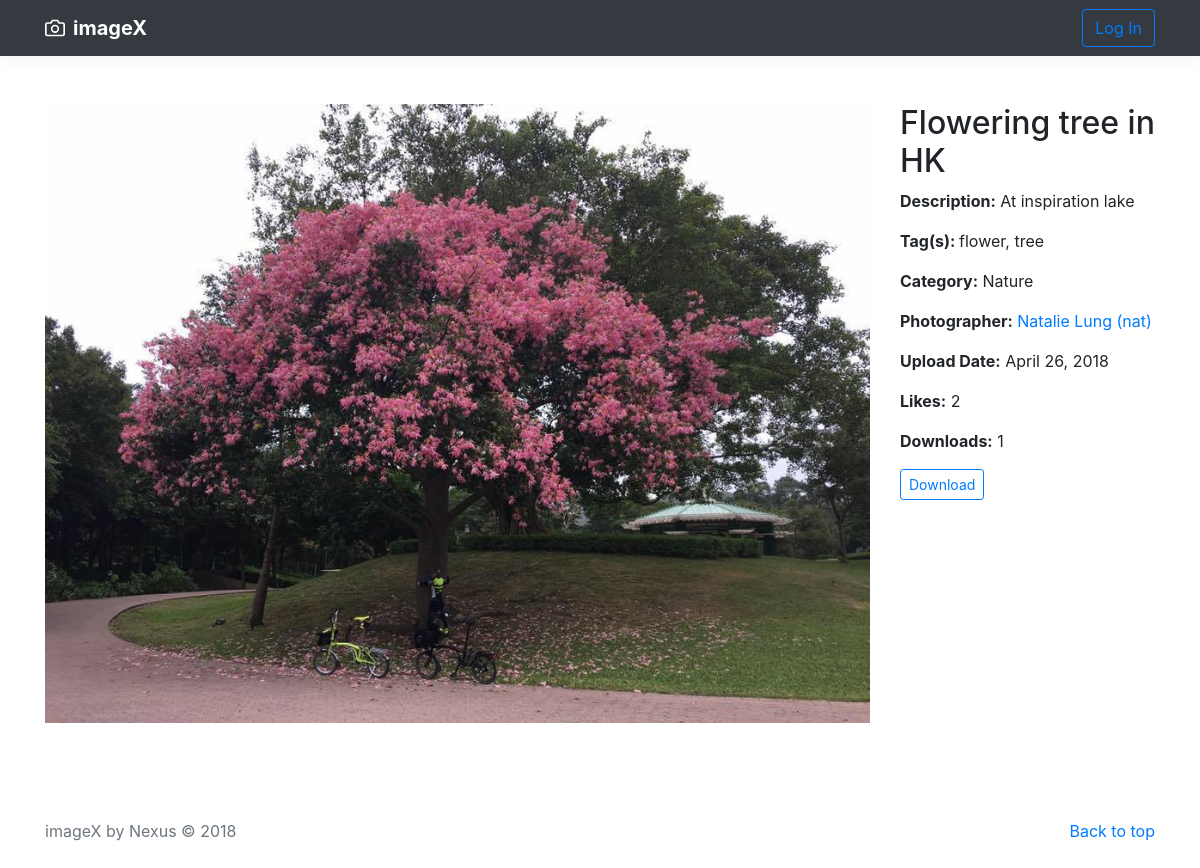
Screenshot of /view/?img=inspirationlake11092016b_7VFtfV3.jpg with the database file from the repository.
### search/models.py (models this page shows, shortened)
class Image(models.Model):
    img = models.ImageField(upload_to='')
    title = models.CharField(max_length=90)
    category = models.ForeignKey(Category, to_field='cat_name', on_delete=models.CASCADE)
    description = models.CharField(max_length=280)
    tag = models.ManyToManyField(Tag)
    photographer = models.ForeignKey(Member, on_delete=models.CASCADE)
    upload_date = models.DateField(default=datetime.date.today)
    num_of_downloads = models.IntegerField(default=0)
    num_of_likes = models.IntegerField(default=0)

class Tag(models.Model):
    tag_name = models.CharField(max_length=10, null=True)
    def __str__(self):
        return self.tag_name

### accounts/models.py (models this page shows, shortened)
class Member(models.Model):
    username = models.OneToOneField(User, to_field='username', on_delete=models.CASCADE)
    description = models.CharField(max_length=280, default="Photographer")
    daily_quota = models.IntegerField(default=4)

### search/views.py (the view)
# urls.py: url(r'^view/$', view_image, name="view_image"),
def view_image(request):
    if request.method == 'GET':
        img_name = request.GET.get('img')
        img_obj = Image.objects.get(img=img_name)
        cat = dict(Category.CATEGORY)[img_obj.category.cat_name]
        return render(request, 'view_image.html', {'image': img_obj, 'cat': cat })

### templates/view_image.html (shortened to what this page needs)
{% extends "base.html" %}
{% block content %}
    <div class="container py-5">
        <div class="row">
            <div class="col-sm-9">
                <img src="http://localhost:8000/images/{{ image.img }}" width="100%">
            </div>
            <div class="col-sm-3">
            <h2>{{ image.title }}</h2>
            <p><strong>Description:</strong> {{ image.description }}</p>
            <p><strong>Tag(s): </strong>{% for t in image.tag.all %}{{ t }}{%if not forloop.last%}, {%endif%}{% endfor %}</p>
            <p><strong>Category:</strong> {{ cat }}</p>
                <p>
                    <strong>Photographer:</strong> <a
                                        href="http://localhost:8000/profiles/{{ image.photographer.username.username }}">{{ image.photographer.username.first_name }} {{ image.photographer.username.last_name }}
                    ({{ image.photographer.username }})</a></p>
                <p><strong>Upload Date:</strong> {{ image.upload_date }}</p>
                <p><strong>Likes:</strong> {{ image.num_of_likes }}</p>
                <p><strong>Downloads:</strong> {{ image.num_of_downloads }}</p>
                <div class="d-flex align-items-center">
                    <form method="GET" action="/download/">
                        <button type="submit" class="btn btn-sm btn-outline-primary"
                                name="{{ i.img.name }}">Download
                        </button>
                    </form>
                </div>
            </div>
        </div>
    </div>
{% endblock %}

### static/custom.css (style rules this page uses)
:root { --jumbotron-padding-y: 3rem; }

### rows the page displays
Image: img (picture), title "Flowering tree in HK", description "At inspiration lake", photographer.username.first_name "Natalie", photographer.username.last_name "Lung", photographer.username "nat", upload_date "April 26, 2018", num_of_likes "2", num_of_downloads "1"
Tag: tag_name "flower"
Tag: tag_name "tree"

### other values shown
{{ cat }} "Nature"
